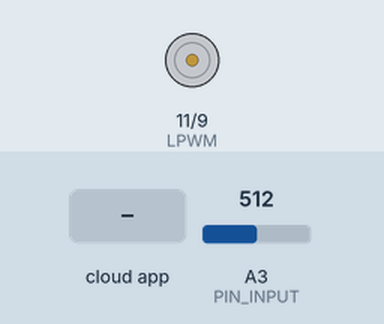
The sketch below on a simulated Arduino Uno, built with avr-gcc and run on an emulated ATmega328P. Parts: motor-driver pin pairs drawn as motors (green arrow = first pin HIGH = forward, orange = second pin HIGH = backward, longer = more drive). The test bench sets the inputs (shaded band); at power-on: A3 (PIN_INPUT) = 512. The ROS host is connected and sends only what is stated.

Above: at 1.2 s.
1.3 s: the phone or cloud app sets stick to 1
At 2.0 s:
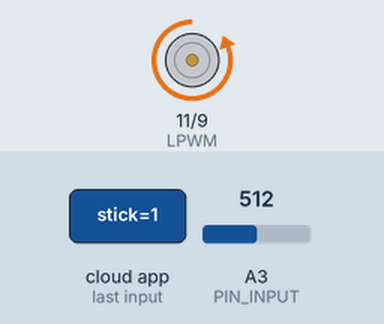
2.8 s: the phone or cloud app sets stick to 0
At 3.1 s:
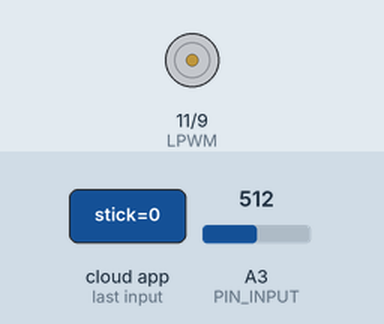
Timing chart, 0 to 5.8 s (numbered marks = the images above; inputs shaded):
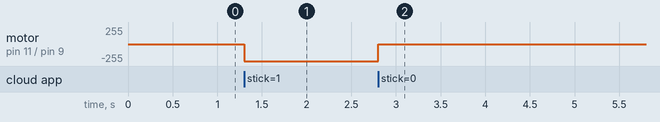

Measured:
- after the input at 1.3 s, motor on pin 11 (LPWM) / pin 9 (RPWM): stopped → backward 255/255 at once
- after the input at 2.8 s, motor on pin 11 (LPWM) / pin 9 (RPWM): backward 255/255 → stopped at once

The sketch:

MotorS_r_c_.ino
```cpp
#include <ros.h>
#include <std_msgs/Int8.h>

ros::NodeHandle  nh;

#define PIN_INPUT A3

#define RPWM 9 // define pin 3 for RPWM pin (output)

#define LPWM 11 // define pin 6 for LPWM pin (output)


int val = 0;
void messageCb(const std_msgs::Int8& msg){

  if(msg.data == 2 ){
          digitalWrite(LPWM,HIGH);
          digitalWrite(RPWM,LOW); //run motor for target value

  }
  else if(msg.data == 1){
            digitalWrite(RPWM,HIGH);
            digitalWrite(LPWM,LOW); //run motor for target value
  }
  /*
  else if((msg.data == 3)){
    if(val<570){
      if(val>430){
            digitalWrite(RPWM,HIGH);
            digitalWrite(LPWM,LOW); //run motor for target value
  }
  else{
    digitalWrite(LPWM,LOW);
          digitalWrite(RPWM,LOW);

  }
  }
  else if(val >=590 ){
    digitalWrite(LPWM,HIGH);
          digitalWrite(RPWM,LOW); //run motor for target value
  }
  else {
    digitalWrite(LPWM,LOW);
          digitalWrite(RPWM,LOW);
  }
  }*/
  else {

          digitalWrite(LPWM,LOW);
          digitalWrite(RPWM,LOW); //run motor for target value
  }
}
ros::Subscriber<std_msgs::Int8> sub("stick", &messageCb);
void setup() {
  pinMode(RPWM,OUTPUT);
  pinMode(LPWM,OUTPUT);

  nh.initNode();
  nh.subscribe(sub);
}
void loop() {
  val = analogRead(PIN_INPUT);
  nh.spinOnce();
  delay(1);
 }
```
